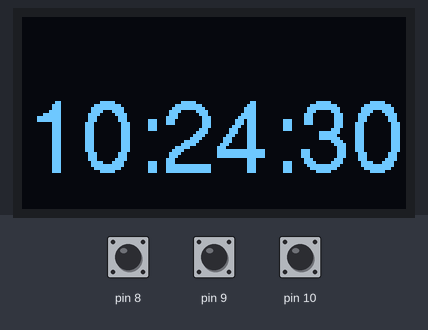
Bench run of a sketch on a simulated Arduino Uno, built with avr-gcc and run on an emulated ATmega328P. On the bench: 128×64 one-colour display. The inputs (shaded band) are chosen by the test bench; at power-on: pin 10 HIGH, pin 8 HIGH, pin 9 HIGH. The local clock reads 2024-03-15 10:24:30 at power-on unless the sketch sets it; what the sketch prints to the serial monitor is not drawn.

Above: at 1.2 s.
1.3 s: pin 10 pulled LOW for 0.15 s
At 2.9 s:
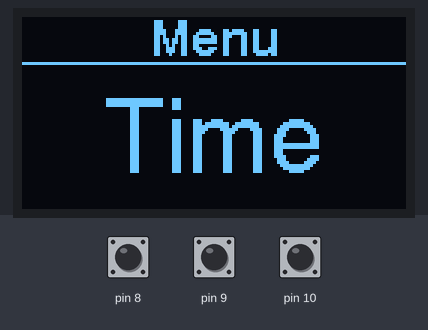
3.2 s: pin 10 pulled LOW for 1 s
At 5.6 s:
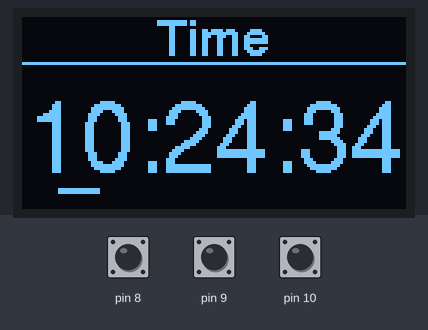
Timing chart, 0 to 7.1 s (numbered marks = the images above; inputs shaded):
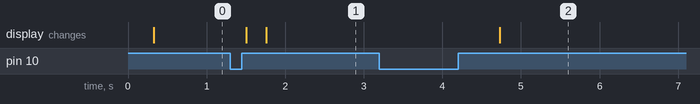

Measured:
- after the input at 1.3 s, the display: first differs from a run without the input after 0.46 s (image 1)
- after the input at 3.2 s, the display: changes after 1.5 s (image 2)

The sketch:

menu.ino
```cpp
#include <stddef.h>
#include <Arduino.h>
#include <avr/interrupt.h>
#include <rotary.h>
#include <U8g2lib.h>
#include <DS3231.h>

extern HardwareSerial Serial;

//function prototypes
void DrawMenu();
void DrawTime();
void SetTime();

// Initialize the Rotary object
// Rotary(Encoder Pin 1, Encoder Pin 2, Button Pin)
Rotary r = Rotary(8, 9, 10);

//Initialize Display object
U8G2_SSD1306_128X64_NONAME_1_HW_I2C Display(U8G2_R0, /*reset=*/U8X8_PIN_NONE);

//init the real time clock
DS3231 rtc(SDA, SCL);

typedef void(*funcPtr)(void); //typedef für Funktionszeiger
funcPtr currentStateFunction;  //aktuelle Funktion

enum states
{
    CLOCK = 0,
    SETTIME,
    ALARM,
    SETTINGS,
    BACK
} currentState;

volatile enum inputs
{
    CW = 0,
    CC,
    PR,
    HL,
    NA
} input;

typedef struct
{
  funcPtr currentStateFunc; //aktuelle Zustandsfunktion
  states nextSate; //nächster Zustand
  funcPtr actionToDo; //Aktion bei Zustandsübergang
} stateElement;

stateElement ttable[5][3] = /* ttable[CurrentState][Input] => NextStateElement */
{
                        /* CW */                            /* CC */                        /* PR */
    /* CLOCK */         { {DrawTime, CLOCK, NULL},       {DrawTime, CLOCK, NULL},        {DrawMenu, SETTIME, NULL}    },
    /* SETTIME */       { {DrawMenu, ALARM, NULL},       {DrawMenu, BACK, NULL},         {DrawMenu, SETTIME, SetTime} },
    /* ALARM */         { {DrawMenu, SETTINGS, NULL},    {DrawMenu, SETTIME, NULL},      {DrawMenu, ALARM, NULL}      },
    /* SETTINGS */      { {DrawMenu, BACK, NULL},        {DrawMenu, ALARM, NULL},        {DrawMenu, SETTINGS, NULL}   },
    /* BACK */          { {DrawMenu, SETTIME, NULL},     {DrawMenu, SETTINGS, NULL},     {DrawTime, CLOCK, NULL}      }
};

void setup()
{
  Serial.begin(9600);
  Display.begin();
  Display.enableUTF8Print();
  Display.setContrast(1);
  rtc.begin();

  // Pin Change Interrput Initialisation
  cli();
  PCICR |= 0b00000001;  // turn on port b
  PCMSK0 |= 0b00000111; // turn on pins PCINT0, PCINT1, PCINT2
  sei();

  //Ausgangszustand setzen
  input = NA;
  currentState = CLOCK;
  currentStateFunction = DrawTime;

  Serial.println("Initialized");
}

void loop()
{
  EventTrigger();

  //aktuelle Zustandsfunktion ausführen
  if (currentStateFunction != NULL)
    (*currentStateFunction)();
}

//Zustand ändern
void StateChange(int i)
{
  //hole Element in Abhänigkeit von aktuellem Zustand und Ereignis
  stateElement stateEvaluation = ttable[currentState][i];

  //setze nächsten Zustand
  currentState = stateEvaluation.nextSate;

  //setze aktuelle Zustandsfunktion
  currentStateFunction = stateEvaluation.currentStateFunc;

  //Aktion ausführen
  if (stateEvaluation.actionToDo != NULL)
    (*stateEvaluation.actionToDo)();
}

//Events abfragen
void EventTrigger()
{
  if (input != NA)
  {
    StateChange(input);
    input = NA;
  }
}

void DrawMenu()
{
  static char menuItemStrings[][9] = {
      "Time",
      "Alarm",
      "Settings",
      "Back"};

  Display.firstPage();
  do
  {
    //Caption
    Display.setFont(u8g2_font_helvB12_tr);
    Display.drawStr((128 - Display.getStrWidth("Menu")) / 2, 13, "Menu");
    Display.drawHLine(0, 15, 128);

    //Item
    Display.setFont(u8g2_font_helvR24_tr);
    Display.drawStr((128 - Display.getStrWidth(menuItemStrings[currentState - 1])) / 2, 15 + Display.getAscent() + ((64 - 15 - Display.getAscent()) / 2), menuItemStrings[currentState - 1]);
  } while (Display.nextPage());
}

void DrawTime()
{
  char time[20];
  char old[20];
  strcpy(time, rtc.getTimeStr());

  if (strcmp(old, time))
  {
    Display.firstPage();
    do
    {
      //Item
      Display.setFont(u8g2_font_helvR24_tr);
      Display.drawStr(2, 52, time);
    } while (Display.nextPage());
    strcpy(old, time);
  }
}

void SetTime() {
  input = NA;
  Time ctime = rtc.getTime();
  byte time[4] = {ctime.hour, ctime.min, ctime.sec, 12}; // hour, minute, second, position
  int i = 0;
  int max = 24;
  while (i < 3)
  {
    switch (input)
    {
    case CW:
      time[i] = (time[i] + 1) % max;
      input = NA;
      break;
    case CC:
      time[i] = (time[i] - 1 + max) % max;
      input = NA;
      break;
    case PR:
      time[3] += 45;
      max = 60;
      i++;
      input = NA;
    }
    DrawSetTime(time);
  }
  rtc.setTime(time[0], time[1], time[2]);
}


void DrawSetTime(byte time[])
{
  char buffer[9];
  Display.firstPage();
  do
  {
    //Caption
    Display.setFont(u8g2_font_helvB12_tr);
    Display.drawStr((128 - Display.getStrWidth("Time")) / 2, 13, "Time");
    Display.drawHLine(0, 15, 128);

    //Item
    Display.setFont(u8g2_font_helvR24_tr);
    sprintf(buffer, "%02d:%02d:%02d", time[0], time[1], time[2]);
    Display.drawStr(2, 52, buffer);
    Display.drawBox(time[3], 57, 14, 2);
  } while (Display.nextPage());
}

ISR(PCINT0_vect)
{
  volatile unsigned char val = r.process();
  // if the encoder has been turned, check the direction
  if (val == r.clockwise())
  {
    Serial.println("Clockwise");
    input = CW;
  }
  else if (val == r.counterClockwise())
  {
    Serial.println("Counter-Clockwise");
    input = CC;
  }

  // Check to see if the button has been pressed.
  // Passes in a debounce delay of 20 milliseconds
  if (r.buttonPressedReleased(20))
  {
    Serial.println("Button pressed");
    input = PR;
  }
}
```
